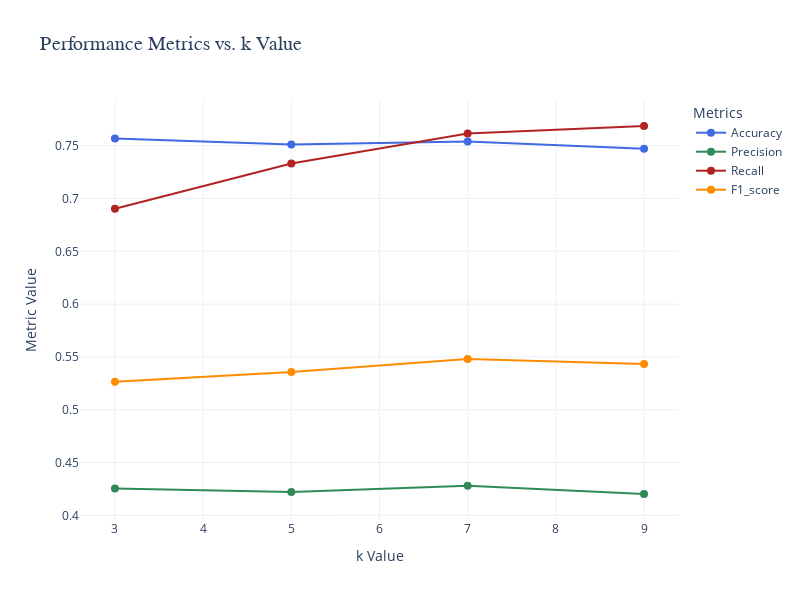

Notebook source saved alongside this figure:
### Code cell
def plot_knn_metrics(k_values, results_df):

    # Define colors for each metric
    colors = {
        'accuracy': 'royalblue',
        'precision': 'seagreen',
        'recall': 'firebrick',
        'f1_score': 'darkorange'
    }

    # Create the figure
    fig = go.Figure()

    # Add each metric to the same plot
    for metric in ['accuracy', 'precision', 'recall', 'f1_score']:
        fig.add_trace(
            go.Scatter(
                x=k_values, y=results_df[metric],
                mode='lines+markers',
                marker=dict(size=8, color=colors[metric]),
                line=dict(width=2, color=colors[metric]),
                name=metric.capitalize()
            )
        )

    # Update layout for clarity
    fig.update_layout(
        title="Performance Metrics vs. k Value",
        title_font=dict(size=20, family='Arial, sans-serif'),
        xaxis_title="k Value",
        yaxis_title="Metric Value",
        height=600, width=800,
        legend_title="Metrics",
        template="plotly_white"
    )

    # Show the plot
    fig.show()

# Example usage:
plot_knn_metrics(k_values, euclidean_results_df)

### Figure 1 — Plotly figure (JSON) as saved in the notebook; plotly's stock layout.template omitted (floating-point values rounded to 4 significant figures)
{"data": [{"line": {"color": "royalblue", "width": 2}, "marker": {"color": "royalblue", "size": 8}, "mode": "lines+markers", "name": "Accuracy", "type": "scatter", "x": [3, 5, 7, 9], "y": [0.7568, 0.7512, 0.754, 0.747]}, {"line": {"color": "seagreen", "width": 2}, "marker": {"color": "seagreen", "size": 8}, "mode": "lines+markers", "name": "Precision", "type": "scatter", "x": [3, 5, 7, 9], "y": [0.4254, 0.4221, 0.428, 0.4202]}, {"line": {"color": "firebrick", "width": 2}, "marker": {"color": "firebrick", "size": 8}, "mode": "lines+markers", "name": "Recall", "type": "scatter", "x": [3, 5, 7, 9], "y": [0.6904, 0.7331, 0.7616, 0.7687]}, {"line": {"color": "darkorange", "width": 2}, "marker": {"color": "darkorange", "size": 8}, "mode": "lines+markers", "name": "F1_score", "type": "scatter", "x": [3, 5, 7, 9], "y": [0.5265, 0.5358, 0.548, 0.5434]}], "layout": {"height": 600, "legend": {"title": {"text": "Metrics"}}, "title": {"font": {"family": "Arial, sans-serif", "size": 20}, "text": "Performance Metrics vs. k Value"}, "width": 800, "xaxis": {"title": {"text": "k Value"}}, "yaxis": {"title": {"text": "Metric Value"}}}}
